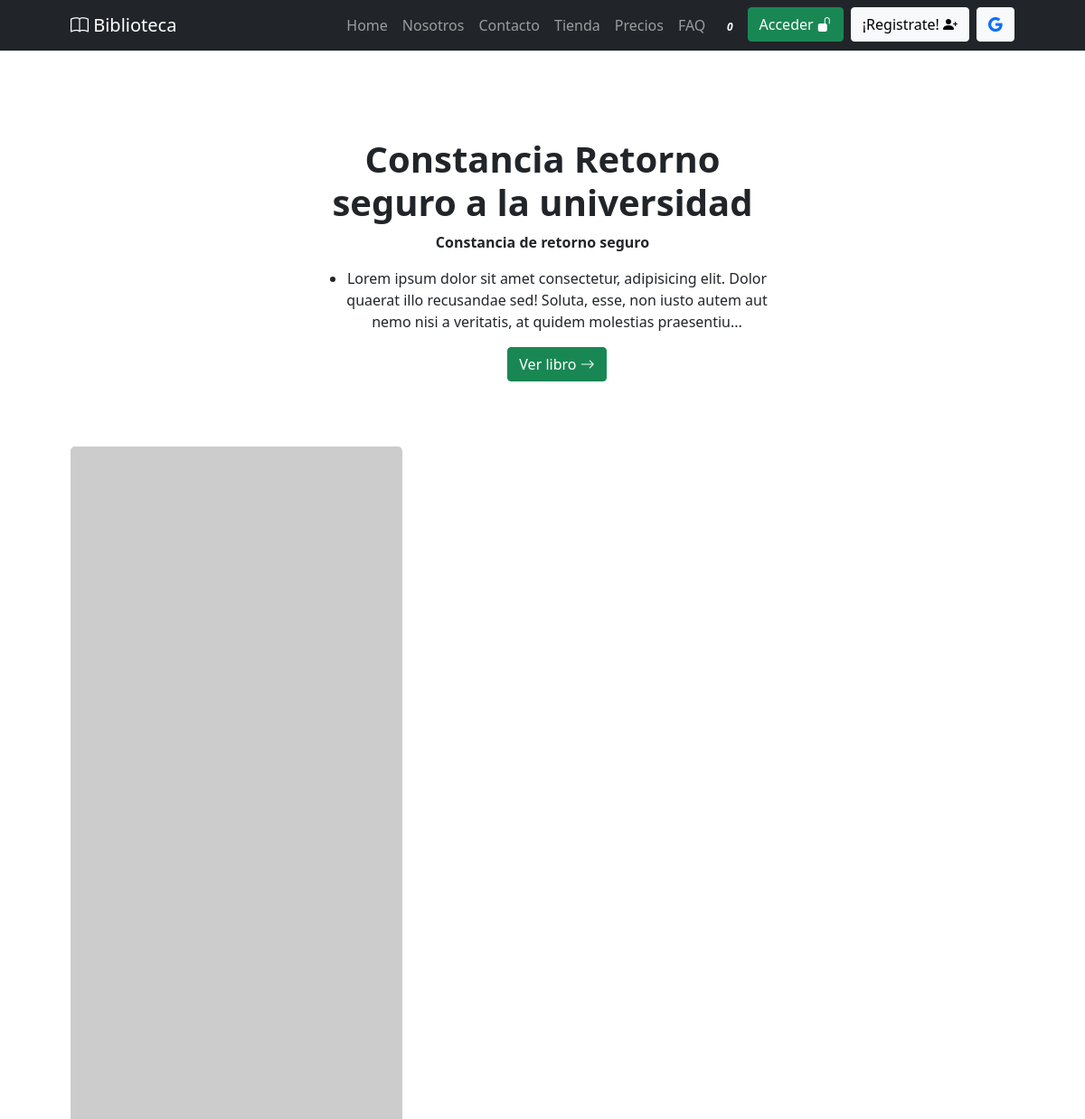
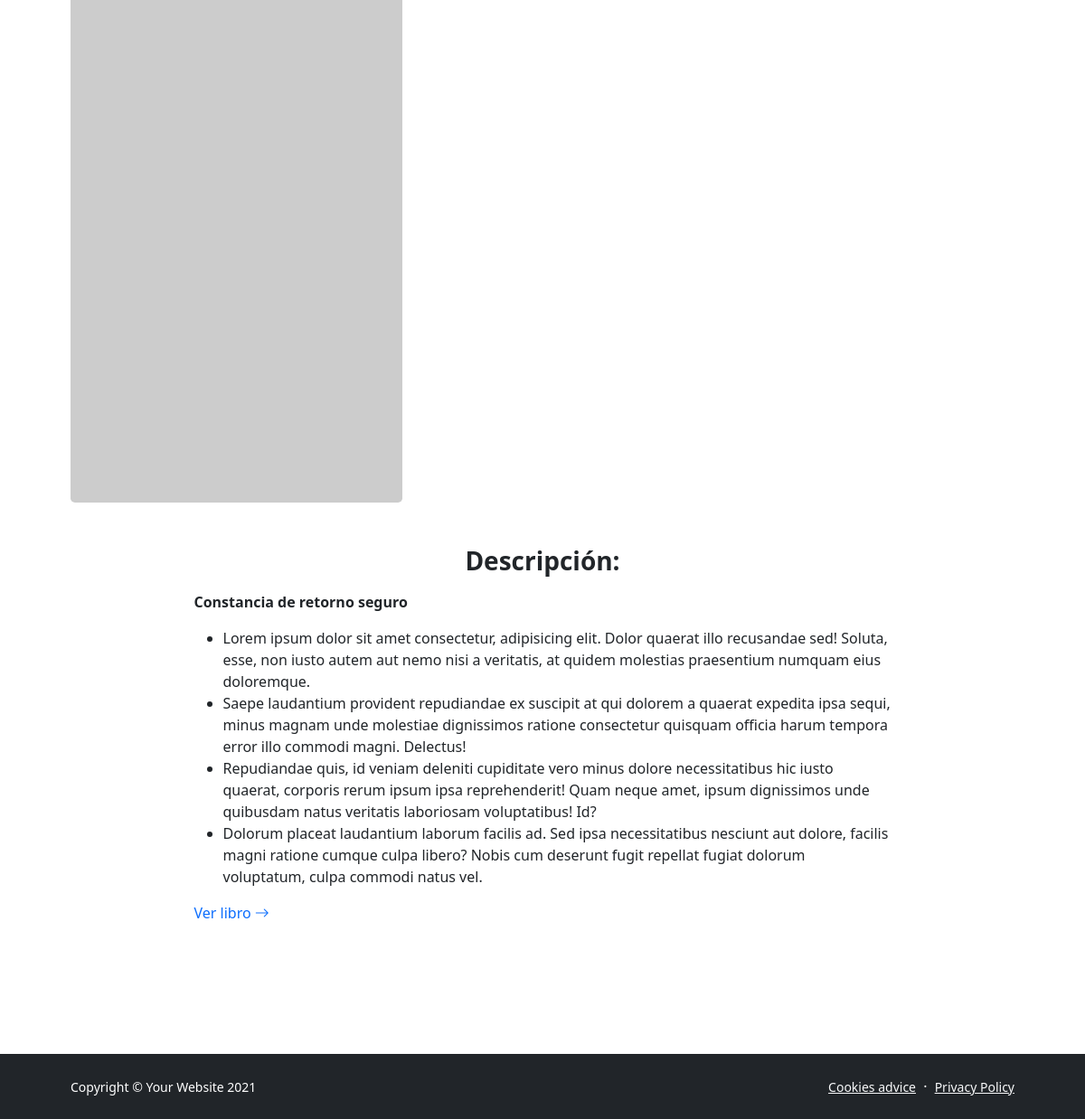
Screenshot of /store/libro/4 with the database file from the repository (2 pictures, top to bottom).
### store/models.py (models this page shows, shortened)
class Store(models.Model):
    title = models.CharField(max_length=200, verbose_name="Título")
    description = RichTextField(verbose_name="Descripción")
    book = models.FileField(verbose_name="Archivo", upload_to="store")
    price = models.IntegerField(verbose_name="Precio")
    created = models.DateTimeField(auto_now_add=True, verbose_name="Fecha de creación")
    updated = models.DateTimeField(auto_now=True, verbose_name="Fecha de edición")
    class Meta:
        verbose_name = "Libro"
        verbose_name_plural = "Libros"
        ordering = ["-created"]

### pages/models.py (models this page shows, shortened)
class Page(models.Model):
    title = models.CharField(max_length=200, verbose_name="Título")
    content = models.TextField(verbose_name="Content")
    created = models.DateTimeField(auto_now_add=True, verbose_name="Fecha de creación")
    updated = models.DateTimeField(auto_now=True, verbose_name="Fecha de edición")
    class Meta:
        verbose_name = "página"
        verbose_name_plural = "páginas"
        ordering = ['title']

### store/views.py (the view)
# urls.py: path('libro/<int:pk>', storeDetailView.as_view(), name="libro"),
class storeDetailView(DetailView):
    model = Store

### pages/templatetags/pages_extras.py (called while the page is built)
@register.simple_tag
def get_page_list():
    pages = Page.objects.all()
    return pages

### store/templates/store/store_detail.html (shortened to what this page needs)
{% extends 'core/base.html' %}
{% block content %}
    <section class="py-5">
        <div class="container px-5 my-5">
            <div class="row gx-5 justify-content-center">
                <div class="col-lg-6">
                    <div class="text-center mb-5">
                        <h1 class="fw-bolder"> {{store.title}} </h1>
                        <p class="lead fw-normal text-muted mb-0">{{store.description|safe|truncatechars:"250"}}</p>
                        <a class="text-decoration-none btn btn-success mb-4" target="_blank" href="{{ store.book.url }}">
                            Ver libro
                            <i class="bi-arrow-right"></i>
                        </a>
                    </div>
                </div>
            </div>
            <div class="row gx-5">
                <div class="col-12"><img class="img-fluid rounded-3 mb-5" src="https://picsum.photos/id/367/1300/700" alt="..." /></div>
            </div>
            <div class="row gx-5 justify-content-center">
                <div class="col-lg-9">
                    <h3 class="fw-bolder text-center">Descripción: </h3>
                    <div class="mb-5">
                        <p class="lead fw-normal text-muted">{{store.description|safe}}</p>
                        <a class="text-decoration-none" target="_blank" href="{{ store.book.url }}">
                            Ver libro
                            <i class="bi-arrow-right"></i>
                        </a>
                    </div>
                </div>
            </div>
        </div>
    </section>
{% endblock %}

### core/templates/core/base.html (shortened to what this page needs)
{% load static %}
<!DOCTYPE html>
<html lang="en">
<head>
    <link href="https://cdn.jsdelivr.net/npm/bootstrap-icons@1.5.0/font/bootstrap-icons.css" rel="stylesheet" />
    <link href="{% static 'core/css/styles.css' %}" rel="stylesheet" />
</head>
<body class="d-flex flex-column h-100">
    <main class="flex-shrink-0">
        <nav class="navbar navbar-expand-lg navbar-dark bg-dark">
            <div class="container px-5">
                <a class="navbar-brand" href="{% url 'home' %}"><i class="bi bi-book"></i> Biblioteca</a>
                <div class="collapse navbar-collapse" id="navbarSupportedContent">
                    <ul class="navbar-nav ms-auto mb-2 mb-lg-0">
                        <li class="nav-item"><a class="nav-link" href="{% url 'home' %}">Home</a></li>
                        <li class="nav-item"><a class="nav-link" href="{% url 'about' %}">Nosotros</a></li>
                        <li class="nav-item"><a class="nav-link" href="{% url 'contact' %}">Contacto</a></li>
                        <li class="nav-item"><a class="nav-link" href="{% url 'libros:libros' %}">Tienda</a></li>
                        <li class="nav-item"><a class="nav-link" href="{% url 'pricing' %}">Precios</a></li>
                        <li class="nav-item"><a class="nav-link" href="{% url 'faq' %}">FAQ</a></li>
                        <li>
                            <a href="#" onclick="realizaPedido();" class="nav-link text-secondary">
                                <i class="fas fa-shopping-cart"> <span id="cart-badge"
                                        class="badge badge-danger">0</span> </i>
                            </a>
                        </li>
                        {% if not request.user.is_authenticated %}
                        <li class="nav-item">
                            <a type="button" class="btn btn-success me-2" href="{% url 'login' %}">Acceder <i
                                    class="bi bi-unlock-fill"></i></a>
                        </li>
                        <li class="nav-item">
                            <a type="button" class="btn btn-light" href="{% url 'signup' %}">¡Registrate! <i
                                    class="bi bi-person-plus-fill"></i></a>
                        </li>
                        <li class="nav-item">
                            <a type="button" class="btn btn-light text-primary ms-2" href="{% url 'social:begin' 'google-oauth2' %}"><i class="bi bi-google"></i></a>
                        </li>
                        {% endif %}
                    </ul>
                </div>
            </div>
        </nav>
        {% block content %}
        {% endblock %}
    </main>
    <footer class="bg-dark py-4 mt-auto">
        <div class="container px-5">
            <div class="row align-items-center justify-content-between flex-column flex-sm-row">
                <div class="col-auto">
                    <div class="small m-0 text-white">Copyright &copy; Your Website 2021</div>
                </div>
                <div class="col-auto">
                    {% load pages_extras %}
                    {% get_page_list as page_list %}
                    {% for page in page_list %}
                    <a class="link-light small" href="{% url 'page' page.id %}">{{page.title}}</a>
                    {% if not forloop.last %}
                    <span class="text-white mx-1">&middot;</span>
                    {% endif %}
                    {% endfor %}
                </div>
            </div>
        </div>
    </footer>
</body>
</html>

### rows the page displays
Store: title "Constancia Retorno seguro a la universidad", description "Constancia de retorno seguro Lorem ipsum dolor sit amet consectetur, adipisicing elit. Dolor quaerat illo recusandae sed! Soluta, esse, non iusto autem aut nemo nisi a veritatis, at quidem molestias praesentiu...", description "Constancia de retorno seguro Lorem ipsum dolor sit amet consectetur, adipisicing elit. Dolor quaerat illo recusandae sed! Soluta, esse, non iusto autem aut nemo nisi a veritatis, at quidem molestias praesentium numquam eius doloremque. Saepe laudantium provident repudiandae ex suscipit at qui dolorem a quaerat expedita ipsa sequi, minus magnam unde molestiae dignissimos ratione consectetur quisquam officia harum tempora error illo commodi magni. Delectus! Repudiandae quis, id veniam deleniti cupiditate vero minus dolore necessitatibus hic iusto quaerat, corporis rerum ipsum ipsa reprehenderit! Quam neque amet, ipsum dignissimos unde quibusdam natus veritatis laboriosam voluptatibus! Id?…"
Page: title "Cookies advice"
Page: title "Privacy Policy"
